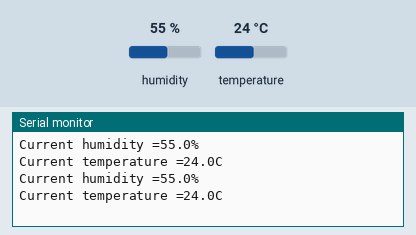
The program below on a simulated Arduino Uno, built with avr-gcc and run on an emulated ATmega328P. Parts: the last lines printed to the serial monitor. Wiring (inferred from the names in the program): DHT11 sensor: data pin 8. The test bench sets the inputs (shaded band); at power-on: humidity 55 %, temperature 24 °C.

Above: at 1.8 s.
1.9 s: humidity set to 22 %
At 2.9 s:
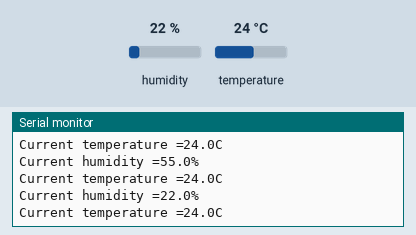
3.4 s: temperature set to 12 °C
At 4.7 s:
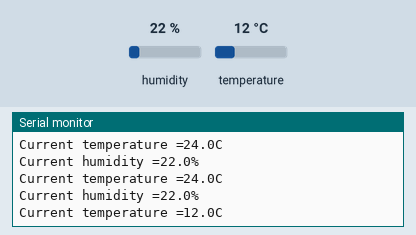
4.9 s: humidity set to 40 %
At 5.6 s:
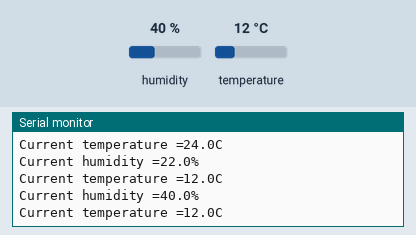
Timing chart, 0 to 7.9 s (numbered marks = the images above; inputs shaded):
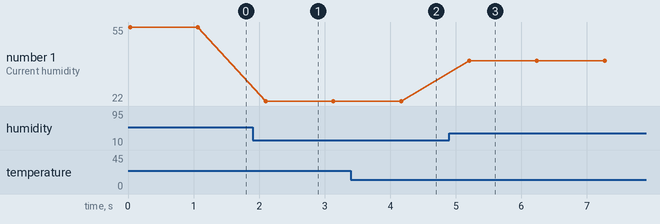

Measured:
- after the input at 1.9 s, the serial monitor: prints a new line after 0.20 s (image 1)
- after the input at 3.4 s, the serial monitor: prints a new line after 0.79 s (image 2)
- after the input at 4.9 s, the serial monitor: prints a new line after 0.30 s (image 3)
- plotted number 1: 55 → 22 after the input at 1.9 s, 22 → 40 after the input at 4.9 s

The program:

main.cpp
```cpp
#include "Arduino.h"

int DH_PIN = 8; // A kommunikációs pin száma

// Segédfüggvények, hogy átláthatóbb legyen a kód

// Megadott állapotra vár
void waitForState(int state) {
	while (digitalRead (DH_PIN) == (state == HIGH ? LOW : HIGH));
}

// HIGH jelet küld
void sendHigh() {
	digitalWrite (DH_PIN, HIGH);
}

// LOW jelet küld
void sendLow() {
	digitalWrite (DH_PIN, LOW);
}

// Átvált olvasásra
void changeToRead() {
	pinMode (DH_PIN, INPUT);
}

// Átvált írásra
void changeToWrite() {
	pinMode (DH_PIN, OUTPUT);
}

// Feldolgozó függvények

/*
 * 8 bites (1 byte) adatokat olvas be, bitenként
 *
 * Példa az adatok érkezésére:
 *
 * A példa végeredmény: 01011001
 *
 * i = 0, input = low,  data = 00000000; -
 * i = 1, input = high, data = 01000000; data = 00000000 {data} | (1 << (6)) {01000000}
 * i = 2, input = low,  data = 01000000; -
 * i = 3, input = high, data = 01010000; data = 01000000 {data} | (1 << (4)) {00010000}
 * i = 4, input = high, data = 01011000; data = 01010000 {data} | (1 << (3)) {00001000}
 * i = 5, input = low,  data = 01011000; -
 * i = 6, input = low,  data = 01011000; -
 * i = 7, input = high, data = 01011001; data = 01011000 {data} | (1 << (0)) {00000001}
 *
 */
byte readOneByte() {
	byte data = 0; // Változó inicializálása

	for (int i = 0; i < 8; i ++) {
		waitForState(HIGH); // Várunk HIGH jelre, hogy megkezdhessük a feldolgozást

		delayMicroseconds(30); // Várni kell us-ot, hogy megkülönböztethető legyen a jel az előzőtől
		if (digitalRead (DH_PIN) == HIGH) { // Csak akkor adunk hozzá, ha HIGH érkezik be (0-t felesleges hozzáadni)
			data = data | (digitalRead(DH_PIN) << (7-i)); // Biteltolással kerül a helyére az adat, példát lásd fenn
		}

		waitForState(LOW); // Várunk, hogy visszaváltson LOW jelre, ezzel jelezve, hogy végzett az adatküldéssel
	}

	return data;
}

/*
 * Kiolvassa az érzékelő értékeit és visszatér egy 4 elemű byte tömbbel
 * Az első 2 elem A páratartalom, a második 2 elem a hőmérséklet
 *
 * pl:
 *
 * data = [ 35, 1, 26, 5 ];
 *
 * Páratartalom: 35.1%
 * Hőmérséklet: 26.5C
 *
 */
byte *readSensorData() {
	byte *data = (byte *) malloc(4); // Inicializáljuk az adattömbünket (Ide kerül az eredmény)

	changeToWrite(); // Kezdésnek írás módba állítjuk a kimenetet

	sendLow(); // LOW állapotba állítjuk az adatbitet, ezzel jelezve az érzékelőnek, hogy elkezdjük az olvasást
	delay (30); // 30ms-ot várunk arra, hogy a szenzornak legyen ideje aktiválódni
	sendHigh(); // Küldünk egy HIGH jelet, hogy készek vagyunk fogadni az adatokat
	delayMicroseconds (40); // Várunk 40 us-ot a válaszra

	changeToRead(); // átállunk olvasásra

	waitForState(LOW); // LOW jelig várunk
	delayMicroseconds (160); // Várunk 160 us-ot amíg elkezdi küldeni az adatokat a szenzor

	for (int i = 0; i < 4; i ++) { // Hőmérséklet és páratartalom adatokat fogadunk, nincs paritásbit
		data[i] = readOneByte();
	}

	changeToWrite(); // Visszaváltunk írás módba

	sendHigh(); // HIGH állapotba állítjuk a jelet, ezzel jelezve a szenzornak, hogy várakozzon

	return data;
}

// Setup

void setup () {
  Serial.begin (9600); // Soros kommunikáció inicializálása

  changeToWrite();
}

// Loop

void loop () {
  byte *result = readSensorData(); // Az értékek kiolvasása

  Serial.print ("Current humidity =");
  Serial.print (result[0], DEC); // display the humidity-bit integer;
  Serial.print ('.');
  Serial.print (result[1], DEC); // display the humidity decimal places;
  Serial.println ('%');
  Serial.print ("Current temperature =");
  Serial.print (result[2], DEC); // display the temperature of integer bits;
  Serial.print ('.');
  Serial.print (result[3], DEC); // display the temperature of decimal places;
  Serial.println ('C');

  free(result); // A változó felszabadítása a memóriacímen

  delay (1000);
}
```
